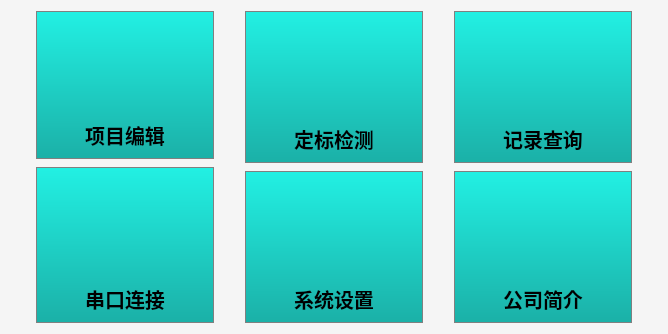
          <widget class="QWidget" name="pageMain">
           <property name="styleSheet">
            <string notr="true">background-color: rgb(245, 245, 245);</string>
           </property>
           <layout class="QGridLayout" name="gridLayout">
            <item row="0" column="0">
             <layout class="QHBoxLayout" name="horizontalLayout">
              <item>
               <spacer name="horizontalSpacer_7">
                <property name="orientation">
                 <enum>Qt::Horizontal</enum>
                </property>
                <property name="sizeHint" stdset="0">
                 <size>
                  <width>25</width>
                  <height>17</height>
                 </size>
                </property>
               </spacer>
              </item>
              <item>
               <layout class="QVBoxLayout" name="verticalLayout_15">
                <property name="spacing">
                 <number>8</number>
                </property>
                <item>
                 <widget class="QWidget" name="widget_2" native="true">
                  <property name="styleSheet">
                   <string notr="true">QWidget#widget_2{
border:1px solid gray;
padding:5px;
background: qlineargradient(x1: 0, y1: 0, x2: 0, y2: 1, stop: 0 #22f0e3, stop: 1.0 #1BB0A7);
}</string>
                  </property>
                  <layout class="QGridLayout" name="gridLayout_6">
                   <item row="0" column="0">
                    <layout class="QVBoxLayout" name="verticalLayout_4" stretch="9">
                     <item>
                      <layout class="QHBoxLayout" name="horizontalLayout_10" stretch="1,1,1">
                       <item>
                        <spacer name="horizontalSpacer_14">
                         <property name="orientation">
                          <enum>Qt::Horizontal</enum>
                         </property>
                         <property name="sizeHint" stdset="0">
                          <size>
                           <width>40</width>
                           <height>20</height>
                          </size>
                         </property>
                        </spacer>
                       </item>
                       <item>
                        <layout class="QVBoxLayout" name="verticalLayout_5" stretch="3,3,3,1">
                         <item>
                          <spacer name="verticalSpacer_4">
                           <property name="orientation">
                            <enum>Qt::Vertical</enum>
                           </property>
                           <property name="sizeHint" stdset="0">
                            <size>
                             <width>20</width>
                             <height>40</height>
                            </size>
                           </property>
                          </spacer>
                         </item>
                         <item>
                          <widget class="QLabel" name="label_2">
                           <property name="styleSheet">
                            <string notr="true">QLabel#label_2{
	image: url(:/images/image/project.png);
background:transparent;

}</string>
                           </property>
                           <property name="text">
                            <string/>
                           </property>
                           <property name="alignment">
                            <set>Qt::AlignCenter</set>
                           </property>
                          </widget>
                         </item>
                         <item>
                          <spacer name="verticalSpacer_5">
                           <property name="orientation">
                            <enum>Qt::Vertical</enum>
                           </property>
                           <property name="sizeHint" stdset="0">
                            <size>
                             <width>20</width>
                             <height>40</height>
                            </size>
                           </property>
                          </spacer>
                         </item>
                         <item>
                          <widget class="QLabel" name="label_6">
                           <property name="font">
                            <font>
                             <pointsize>15</pointsize>
                             <weight>75</weight>
                             <bold>true</bold>
                            </font>
                           </property>
                           <property name="styleSheet">
                            <string notr="true">background:transparent;
</string>
                           </property>
                           <property name="text">
                            <string>项目编辑</string>
                           </property>
                           <property name="alignment">
                            <set>Qt::AlignCenter</set>
                           </property>
                          </widget>
                         </item>
                        </layout>
                       </item>
                       <item>
                        <spacer name="horizontalSpacer_15">
                         <property name="orientation">
                          <enum>Qt::Horizontal</enum>
                         </property>
                         <property name="sizeHint" stdset="0">
                          <size>
                           <width>40</width>
                           <height>20</height>
                          </size>
                         </property>
                        </spacer>
                       </item>
                      </layout>
                     </item>
                    </layout>
                   </item>
                  </layout>
                 </widget>
                </item>
                <item>
                 <widget class="QWidget" name="widget_4" native="true">
                  <property name="styleSheet">
                   <string notr="true">QWidget#widget_4{
border:1px solid gray;
padding:5px;
background: qlineargradient(x1: 0, y1: 0, x2: 0, y2: 1, stop: 0 #22f0e3, stop: 1.0 #1BB0A7);
}</string>
                  </property>
                  <layout class="QGridLayout" name="gridLayout_8">
                   <item row="0" column="0">
                    <layout class="QVBoxLayout" name="verticalLayout_8" stretch="9">
                     <item>
                      <layout class="QHBoxLayout" name="horizontalLayout_16" stretch="1,1,1">
                       <item>
                        <spacer name="horizontalSpacer_25">
                         <property name="orientation">
                          <enum>Qt::Horizontal</enum>
                         </property>
                         <property name="sizeHint" stdset="0">
                          <size>
                           <width>40</width>
                           <height>20</height>
                          </size>
                         </property>
                        </spacer>
                       </item>
                       <item>
                        <layout class="QVBoxLayout" name="verticalLayout_9" stretch="3,3,3,1">
                         <item>
                          <spacer name="verticalSpacer_10">
                           <property name="orientation">
                            <enum>Qt::Vertical</enum>
                           </property>
                           <property name="sizeHint" stdset="0">
                            <size>
                             <width>20</width>
                             <height>40</height>
                            </size>
                           </property>
                          </spacer>
                         </item>
                         <item>
                          <widget class="QLabel" name="label_8">
                           <property name="font">
                            <font>
                             <pointsize>14</pointsize>
                            </font>
                           </property>
                           <property name="styleSheet">
                            <string notr="true">QLabel#label_8{
		background:transparent;
image: url(:/images/image/seriport.png);
}
</string>
                           </property>
                           <property name="text">
                            <string/>
                           </property>
                           <property name="alignment">
                            <set>Qt::AlignCenter</set>
                           </property>
                          </widget>
                         </item>
                         <item>
                          <spacer name="verticalSpacer_11">
                           <property name="orientation">
                            <enum>Qt::Vertical</enum>
                           </property>
                           <property name="sizeHint" stdset="0">
                            <size>
                             <width>20</width>
                             <height>40</height>
                            </size>
                           </property>
                          </spacer>
                         </item>
                         <item>
                          <widget class="QLabel" name="label_11">
                           <property name="font">
                            <font>
                             <pointsize>15</pointsize>
                             <weight>75</weight>
                             <bold>true</bold>
                            </font>
                           </property>
                           <property name="styleSheet">
                            <string notr="true">	background:transparent;
</string>
                           </property>
                           <property name="text">
                            <string>串口连接</string>
                           </property>
                           <property name="alignment">
                            <set>Qt::AlignCenter</set>
                           </property>
                          </widget>
                         </item>
                        </layout>
                       </item>
                       <item>
                        <spacer name="horizontalSpacer_26">
                         <property name="orientation">
                          <enum>Qt::Horizontal</enum>
                         </property>
                         <property name="sizeHint" stdset="0">
                          <size>
                           <width>40</width>
                           <height>20</height>
                          </size>
                         </property>
                        </spacer>
                       </item>
                      </layout>
                     </item>
                    </layout>
                   </item>
                  </layout>
                 </widget>
                </item>
               </layout>
              </item>
              <item>
               <spacer name="horizontalSpacer_8">
                <property name="orientation">
                 <enum>Qt::Horizontal</enum>
                </property>
                <property name="sizeHint" stdset="0">
                 <size>
                  <width>25</width>
                  <height>17</height>
                 </size>
                </property>
               </spacer>
              </item>
              <item>
               <layout class="QVBoxLayout" name="verticalLayout_16">
                <property name="spacing">
                 <number>8</number>
                </property>
                <item>
                 <widget class="QWidget" name="widget" native="true">
                  <property name="styleSheet">
                   <string notr="true">QWidget#widget{
border:1px solid gray;
padding:5px;
background: qlineargradient(x1: 0, y1: 0, x2: 0, y2: 1, stop: 0 #22f0e3, stop: 1.0 #1BB0A7);
}</string>
                  </property>
                  <layout class="QGridLayout" name="gridLayout_5">
                   <item row="0" column="0">
                    <layout class="QVBoxLayout" name="verticalLayout_3" stretch="9">
                     <item>
                      <layout class="QHBoxLayout" name="horizontalLayout_8" stretch="1,1,1">
                       <item>
                        <spacer name="horizontalSpacer_11">
                         <property name="orientation">
                          <enum>Qt::Horizontal</enum>
                         </property>
                         <property name="sizeHint" stdset="0">
                          <size>
                           <width>40</width>
                           <height>20</height>
                          </size>
                         </property>
                        </spacer>
                       </item>
                       <item>
                        <layout class="QVBoxLayout" name="verticalLayout_2" stretch="3,4,3,1">
                         <item>
                          <spacer name="verticalSpacer">
                           <property name="orientation">
                            <enum>Qt::Vertical</enum>
                           </property>
                           <property name="sizeHint" stdset="0">
                            <size>
                             <width>20</width>
                             <height>40</height>
                            </size>
                           </property>
                          </spacer>
                         </item>
                         <item>
                          <widget class="QLabel" name="label">
                           <property name="styleSheet">
                            <string notr="true">QLabel#label{
	background:transparent;
	image: url(:/images/image/check.png);
}</string>
                           </property>
                           <property name="text">
                            <string/>
                           </property>
                           <property name="alignment">
                            <set>Qt::AlignCenter</set>
                           </property>
                          </widget>
                         </item>
                         <item>
                          <spacer name="verticalSpacer_2">
                           <property name="orientation">
                            <enum>Qt::Vertical</enum>
                           </property>
                           <property name="sizeHint" stdset="0">
                            <size>
                             <width>20</width>
                             <height>40</height>
                            </size>
                           </property>
                          </spacer>
                         </item>
                         <item>
                          <widget class="QLabel" name="label_4">
                           <property name="font">
                            <font>
                             <pointsize>15</pointsize>
                             <weight>75</weight>
                             <bold>true</bold>
                            </font>
                           </property>
                           <property name="styleSheet">
                            <string notr="true">background:transparent;
</string>
                           </property>
                           <property name="text">
                            <string>定标检测</string>
                           </property>
                           <property name="alignment">
                            <set>Qt::AlignCenter</set>
                           </property>
                          </widget>
                         </item>
                        </layout>
                       </item>
                       <item>
                        <spacer name="horizontalSpacer_10">
                         <property name="orientation">
                          <enum>Qt::Horizontal</enum>
                         </property>
                         <property name="sizeHint" stdset="0">
                          <size>
                           <width>40</width>
                           <height>20</height>
                          </size>
                         </property>
                        </spacer>
                       </item>
                      </layout>
                     </item>
                    </layout>
                   </item>
                  </layout>
                 </widget>
                </item>
                <item>
                 <widget class="QWidget" name="widget_5" native="true">
                  <property name="styleSheet">
                   <string notr="true">QWidget#widget_5{
border:1px solid gray;
padding:5px;
background: qlineargradient(x1: 0, y1: 0, x2: 0, y2: 1, stop: 0 #22f0e3, stop: 1.0 #1BB0A7);
}</string>
                  </property>
                  <layout class="QGridLayout" name="gridLayout_9">
                   <item row="0" column="0">
                    <layout class="QVBoxLayout" name="verticalLayout_10" stretch="9">
                     <item>
                      <layout class="QHBoxLayout" name="horizontalLayout_9" stretch="1,1,1">
                       <item>
                        <spacer name="horizontalSpacer_29">
                         <property name="orientation">
                          <enum>Qt::Horizontal</enum>
                         </property>
                         <property name="sizeHint" stdset="0">
                          <size>
                           <width>40</width>
                           <height>20</height>
                          </size>
                         </property>
                        </spacer>
                       </item>
                       <item>
                        <layout class="QVBoxLayout" name="verticalLayout_11" stretch="3,3,3,1">
                         <item>
                          <spacer name="verticalSpacer_13">
                           <property name="orientation">
                            <enum>Qt::Vertical</enum>
                           </property>
                           <property name="sizeHint" stdset="0">
                            <size>
                             <width>20</width>
                             <height>40</height>
                            </size>
                           </property>
                          </spacer>
                         </item>
                         <item>
                          <widget class="QLabel" name="label_13">
                           <property name="styleSheet">
                            <string notr="true">QLabel#label_13{	background:transparent;
	image: url(:/images/image/set.png);
	
}</string>
                           </property>
                           <property name="text">
                            <string/>
                           </property>
                           <property name="alignment">
                            <set>Qt::AlignCenter</set>
                           </property>
                          </widget>
                         </item>
                         <item>
                          <spacer name="verticalSpacer_14">
                           <property name="orientation">
                            <enum>Qt::Vertical</enum>
                           </property>
                           <property name="sizeHint" stdset="0">
                            <size>
                             <width>20</width>
                             <height>40</height>
                            </size>
                           </property>
                          </spacer>
                         </item>
                         <item>
                          <widget class="QLabel" name="label_14">
                           <property name="font">
                            <font>
                             <pointsize>15</pointsize>
                             <weight>75</weight>
                             <bold>true</bold>
                            </font>
                           </property>
                           <property name="styleSheet">
                            <string notr="true">	background:transparent;
</string>
                           </property>
                           <property name="text">
                            <string>系统设置</string>
                           </property>
                           <property name="alignment">
                            <set>Qt::AlignCenter</set>
                           </property>
                          </widget>
                         </item>
                        </layout>
                       </item>
                       <item>
                        <spacer name="horizontalSpacer_30">
                         <property name="orientation">
                          <enum>Qt::Horizontal</enum>
                         </property>
                         <property name="sizeHint" stdset="0">
                          <size>
                           <width>40</width>
                           <height>20</height>
                          </size>
                         </property>
                        </spacer>
                       </item>
                      </layout>
                     </item>
                    </layout>
                   </item>
                  </layout>
                 </widget>
                </item>
               </layout>
              </item>
              <item>
               <spacer name="horizontalSpacer_18">
                <property name="orientation">
                 <enum>Qt::Horizontal</enum>
                </property>
                <property name="sizeHint" stdset="0">
                 <size>
                  <width>25</width>
                  <height>17</height>
                 </size>
                </property>
               </spacer>
              </item>
              <item>
               <layout class="QVBoxLayout" name="verticalLayout_14">
                <property name="spacing">
                 <number>8</number>
                </property>
                <item>
                 <widget class="QWidget" name="widget_3" native="true">
                  <property name="styleSheet">
                   <string notr="true">QWidget#widget_3{
border:1px solid gray;
padding:5px;
background: qlineargradient(x1: 0, y1: 0, x2: 0, y2: 1, stop: 0 #22f0e3, stop: 1.0 #1BB0A7);
}</string>
                  </property>
                  <layout class="QGridLayout" name="gridLayout_7">
                   <item row="0" column="0">
                    <layout class="QVBoxLayout" name="verticalLayout_6" stretch="9">
                     <item>
                      <layout class="QHBoxLayout" name="horizontalLayout_13" stretch="1,1,1">
                       <item>
                        <spacer name="horizontalSpacer_19">
                         <property name="orientation">
                          <enum>Qt::Horizontal</enum>
                         </property>
                         <property name="sizeHint" stdset="0">
                          <size>
                           <width>40</width>
                           <height>20</height>
                          </size>
                         </property>
                        </spacer>
                       </item>
                       <item>
                        <layout class="QVBoxLayout" name="verticalLayout_7" stretch="3,3,3,1">
                         <item>
                          <spacer name="verticalSpacer_7">
                           <property name="orientation">
                            <enum>Qt::Vertical</enum>
                           </property>
                           <property name="sizeHint" stdset="0">
                            <size>
                             <width>20</width>
                             <height>40</height>
                            </size>
                           </property>
                          </spacer>
                         </item>
                         <item>
                          <widget class="QLabel" name="label_3">
                           <property name="styleSheet">
                            <string notr="true">QLabel#label_3{
		background:transparent;

	image: url(:/images/image/inqu.png);
}</string>
                           </property>
                           <property name="text">
                            <string/>
                           </property>
                           <property name="alignment">
                            <set>Qt::AlignCenter</set>
                           </property>
                          </widget>
                         </item>
                         <item>
                          <spacer name="verticalSpacer_8">
                           <property name="orientation">
                            <enum>Qt::Vertical</enum>
                           </property>
                           <property name="sizeHint" stdset="0">
                            <size>
                             <width>20</width>
                             <height>40</height>
                            </size>
                           </property>
                          </spacer>
                         </item>
                         <item>
                          <widget class="QLabel" name="label_9">
                           <property name="font">
                            <font>
                             <pointsize>15</pointsize>
                             <weight>75</weight>
                             <bold>true</bold>
                            </font>
                           </property>
                           <property name="styleSheet">
                            <string notr="true">background:transparent;
</string>
                           </property>
                           <property name="text">
                            <string>记录查询</string>
                           </property>
                           <property name="alignment">
                            <set>Qt::AlignCenter</set>
                           </property>
                          </widget>
                         </item>
                        </layout>
                       </item>
                       <item>
                        <spacer name="horizontalSpacer_20">
                         <property name="orientation">
                          <enum>Qt::Horizontal</enum>
                         </property>
                         <property name="sizeHint" stdset="0">
                          <size>
                           <width>40</width>
                           <height>20</height>
                          </size>
                         </property>
                        </spacer>
                       </item>
                      </layout>
                     </item>
                    </layout>
                   </item>
                  </layout>
                 </widget>
                </item>
                <item>
                 <widget class="QWidget" name="widget_6" native="true">
                  <property name="styleSheet">
                   <string notr="true">QWidget#widget_6{
border:1px solid gray;
padding:5px;
background: qlineargradient(x1: 0, y1: 0, x2: 0, y2: 1, stop: 0 #22f0e3, stop: 1.0 #1BB0A7);
}</string>
                  </property>
                  <layout class="QGridLayout" name="gridLayout_10">
                   <item row="0" column="0">
                    <layout class="QVBoxLayout" name="verticalLayout_12" stretch="9">
                     <item>
                      <layout class="QHBoxLayout" name="horizontalLayout_21" stretch="1,1,1">
                       <item>
                        <spacer name="horizontalSpacer_33">
                         <property name="orientation">
                          <enum>Qt::Horizontal</enum>
                         </property>
                         <property name="sizeHint" stdset="0">
                          <size>
                           <width>40</width>
                           <height>20</height>
                          </size>
                         </property>
                        </spacer>
                       </item>
                       <item>
                        <layout class="QVBoxLayout" name="verticalLayout_13" stretch="3,4,3,1">
                         <item>
                          <spacer name="verticalSpacer_16">
                           <property name="orientation">
                            <enum>Qt::Vertical</enum>
                           </property>
                           <property name="sizeHint" stdset="0">
                            <size>
                             <width>20</width>
                             <height>40</height>
                            </size>
                           </property>
                          </spacer>
                         </item>
                         <item>
                          <widget class="QLabel" name="label_16">
                           <property name="styleSheet">
                            <string notr="true">QLabel#label_16{
		background:transparent;
	image: url(:/images/image/company.png);
}</string>
                           </property>
                           <property name="text">
                            <string/>
                           </property>
                           <property name="alignment">
                            <set>Qt::AlignCenter</set>
                           </property>
                          </widget>
                         </item>
                         <item>
                          <spacer name="verticalSpacer_17">
                           <property name="orientation">
                            <enum>Qt::Vertical</enum>
                           </property>
                           <property name="sizeHint" stdset="0">
                            <size>
                             <width>20</width>
                             <height>40</height>
                            </size>
                           </property>
                          </spacer>
                         </item>
                         <item>
                          <widget class="QLabel" name="label_17">
                           <property name="font">
                            <font>
                             <pointsize>15</pointsize>
                             <weight>75</weight>
                             <bold>true</bold>
                            </font>
                           </property>
                           <property name="styleSheet">
                            <string notr="true">	background:transparent;
</string>
                           </property>
                           <property name="text">
                            <string>公司简介</string>
                           </property>
                           <property name="alignment">
                            <set>Qt::AlignCenter</set>
                           </property>
                          </widget>
                         </item>
                        </layout>
                       </item>
                       <item>
                        <spacer name="horizontalSpacer_34">
                         <property name="orientation">
                          <enum>Qt::Horizontal</enum>
                         </property>
                         <property name="sizeHint" stdset="0">
                          <size>
                           <width>40</width>
                           <height>20</height>
                          </size>
                         </property>
                        </spacer>
                       </item>
                      </layout>
                     </item>
                    </layout>
                   </item>
                  </layout>
                 </widget>
                </item>
               </layout>
              </item>
              <item>
               <spacer name="horizontalSpacer_23">
                <property name="orientation">
                 <enum>Qt::Horizontal</enum>
                </property>
                <property name="sizeHint" stdset="0">
                 <size>
                  <width>25</width>
                  <height>17</height>
                 </size>
                </property>
               </spacer>
              </item>
             </layout>
            </item>
           </layout>
          </widget>
